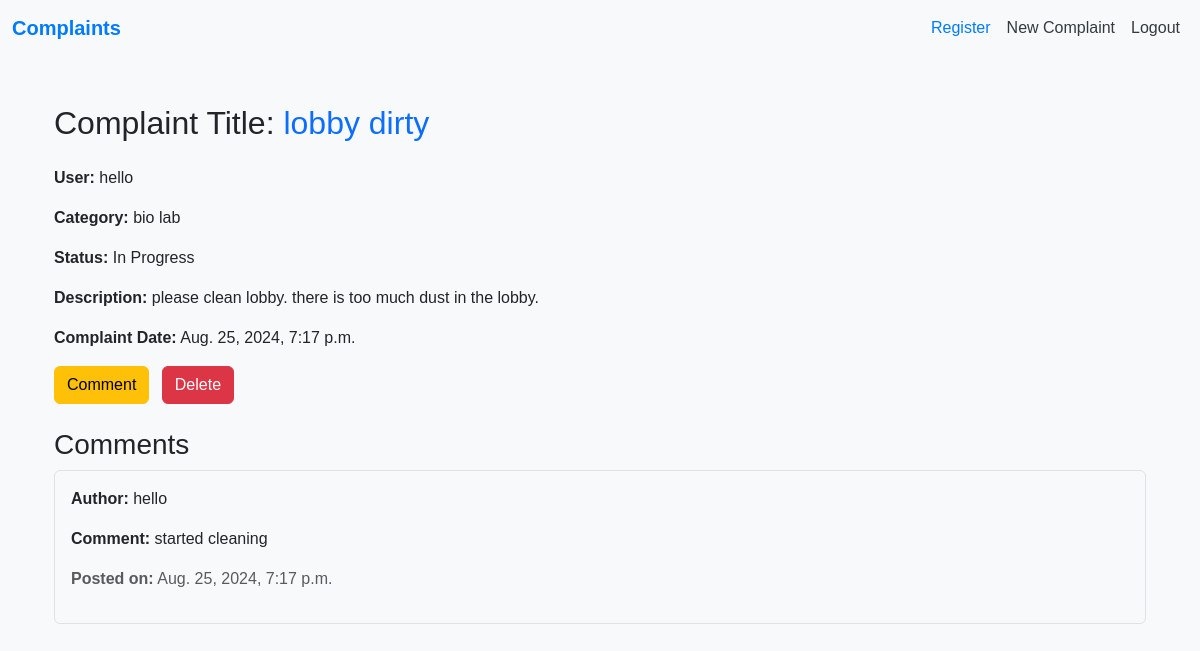
The app's page /complaint_detail/3/ (signed in) with its own data.
### mainapp/models.py (models this page shows, shortened)
class Complaint(models.Model):
    Status_choices = (
        ("New", "New"),
        ("In Progress", "In Progress"),
        ("Resolved", "Resolved"),
        ("Closed", "Closed"),
    )
    title = models.CharField(max_length=155, blank=False, null=False)
    user = models.ForeignKey(User, null=False, on_delete=models.CASCADE)
    description = models.TextField(blank=False, null=False)
    category = models.ForeignKey(Category, null=False, on_delete=models.CASCADE)
    status = models.CharField(choices=Status_choices, default="New", max_length=50)
    created_at = models.DateTimeField(auto_now_add=True)
    updated_at = models.DateTimeField(auto_now=True)

class Category(models.Model):
    name = models.CharField(max_length=155)
    description = models.TextField()
    def __str__(self):
        return self.name

class Comment(models.Model):
    complaint = models.ForeignKey(Complaint, null=False, related_name="comments", blank=False, on_delete=models.CASCADE)
    user = models.ForeignKey(User, null=False, on_delete=models.CASCADE)
    comment = models.TextField(blank=False, null=False)
    created_at = models.DateTimeField(auto_now_add=True)

### mainapp/views.py (the view)
# urls.py: path("complaint_detail/<int:pk>/", ComplaintDetailView.as_view(), name="complaint_detail"),
class ComplaintDetailView(DetailView):
    model = Complaint
    template_name = "complaint_detail.html"

### mainapp/templates/complaint_detail.html (shortened to what this page needs)
{% extends 'base.html' %}
{% load static %}
{% block body_block %}
    <div class="container mt-5">
        <h2 class="mb-4">Complaint Title: <span class="text-primary">{{ complaint.title }}</span></h2>
        <p><strong>User:</strong> {{ complaint.user }}</p>
        <p><strong>Category:</strong> {{ complaint.category }}</p>
        <p><strong>Status:</strong> {{ complaint.status }}</p>
        <p><strong>Description:</strong> {{ complaint.description }}</p>
        <p><strong>Complaint Date:</strong> {{ complaint.created_at }}</p>
        {% if user.is_authenticated %}
            <a class="btn btn-warning me-2" href="{% url "mainapp:create_comment" pk=complaint.pk %}">Comment</a>
            <a class="btn btn-danger" href="{% url "mainapp:complaint_delete" pk=complaint.pk %}">Delete</a>
        {% endif %}
        {% if complaint.comments.exists %}
            <div class="mt-4">
                <h3>Comments</h3>
                {% for comment in complaint.comments.all %}
                    <div class="comment-box mb-3 p-3 border rounded">
                        <p><strong>Author:</strong> {{ comment.user }}</p>
                        <p><strong>Comment:</strong> {{ comment.comment }}</p>
                        <p class="text-muted"><strong>Posted on:</strong> {{ comment.created_at }}</p>
                    </div>
                {% endfor %}
            </div>
        {% else %}
            <p class="mt-4">No comments yet.</p>
        {% endif %}
    </div>
{% endblock body_block %}

### mainapp/static/css/style.css (style rules this page uses)
body { font-family: Arial, sans-serif; background-color: #f8f9fa; }
.container { margin-top: 20px; }

### records on screen
Complaint: title "lobby dirty", user "hello", category "bio lab", status "In Progress", description "please clean lobby. there is too much dust in the lobby.", created_at "Aug. 25, 2024, 7:17 p.m."
Comment: user "hello", comment "started cleaning", created_at "Aug. 25, 2024, 7:17 p.m."
